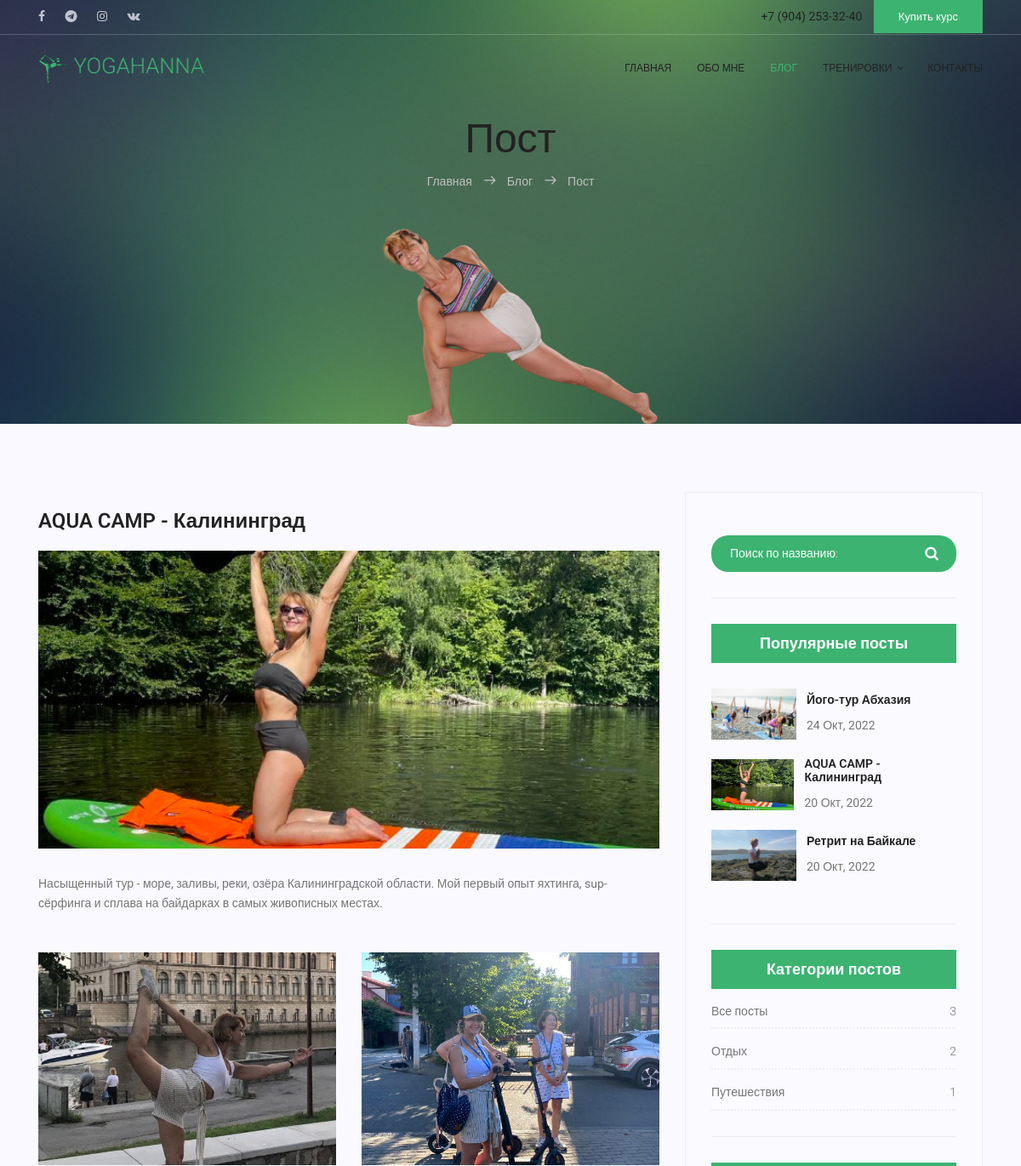
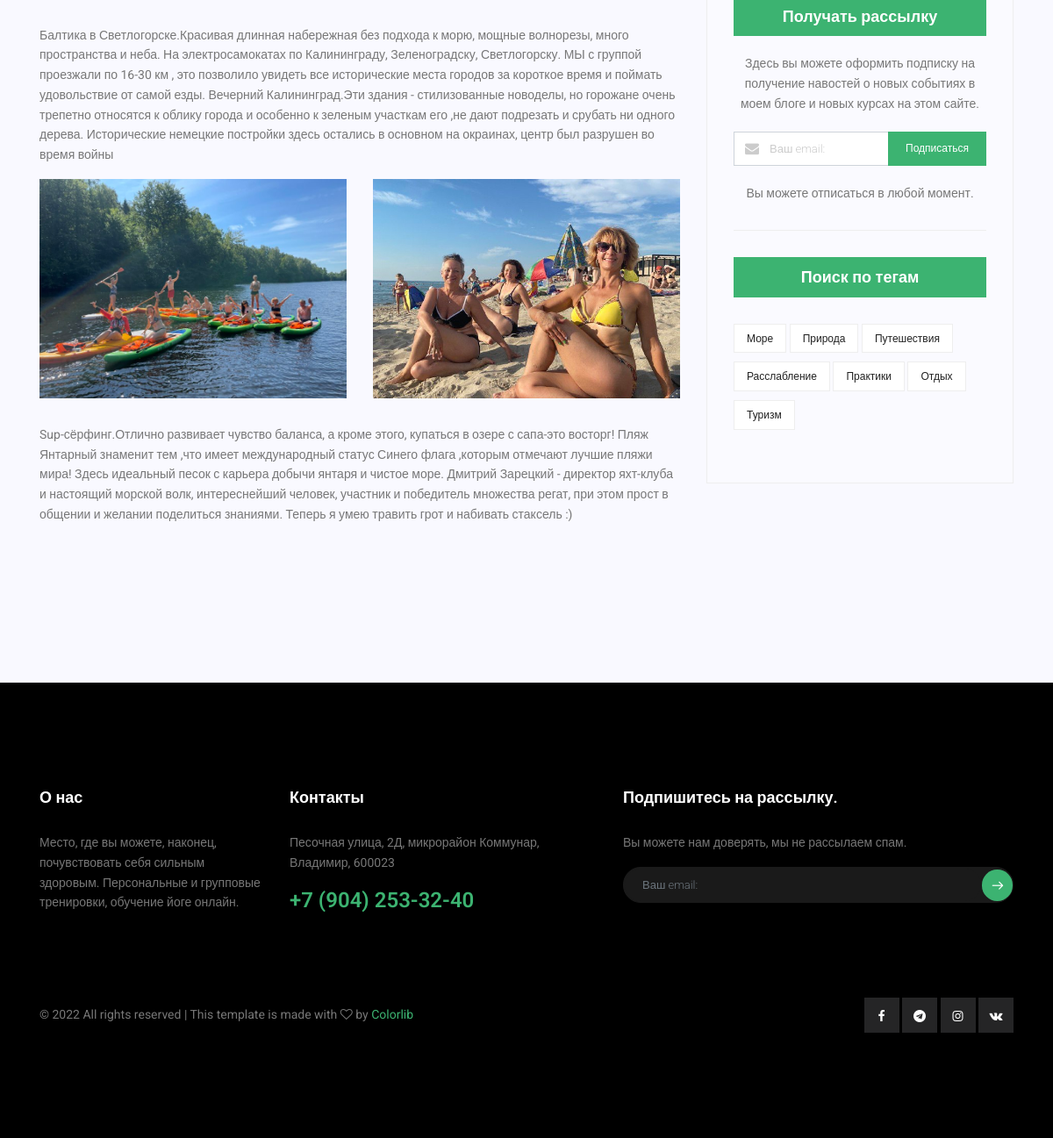
Page /blog/1/ on the committed database (2 pictures, top to bottom).
### mainapp/models.py (models this page shows)
class Posts(models.Model):
    headers = models.CharField(verbose_name='заголовок', max_length=128, unique=True)
    short_description = models.CharField(verbose_name='короткое описание', max_length=254)
    description_1 = models.TextField(verbose_name='описание - первая половина', blank=True, max_length=2000)
    description_2 = models.TextField(verbose_name='описание - вторая половина', blank=True, max_length=2000)
    add_datetime = models.DateTimeField(auto_now_add=True, verbose_name='Время публикации поста')
    category = models.CharField(verbose_name='Категория', max_length=64)
    is_active = models.BooleanField(verbose_name='активна', db_index=True, default=True)
    image = models.ImageField(upload_to='main_foto')
    extra_img_1 = models.ImageField(upload_to='extra_foto', blank=True)
    extra_img_2 = models.ImageField(upload_to='extra_foto', blank=True)
    extra_img_3 = models.ImageField(upload_to='extra_foto', blank=True)
    extra_img_4 = models.ImageField(upload_to='extra_foto', blank=True)
    tag_1 = models.CharField(verbose_name='тэг 1', blank=True, max_length=16)
    tag_2 = models.CharField(verbose_name='тэг 2', blank=True, max_length=16)
    tag_3 = models.CharField(verbose_name='тэг 3', blank=True, max_length=16)
    tag_4 = models.CharField(verbose_name='тэг 4', blank=True, max_length=16)
    tag_5 = models.CharField(verbose_name='тэг 5', blank=True, max_length=16)
    def __str__(self):
        return self.headers

### blogapp/views.py (the view)
# urls.py: path('<int:pk>/', BlogDetailView.as_view(), name='single'),
class BlogDetailView(TitleContextMixin, CategoryPopTagsContextMixin, DetailView):
    title = 'Блог | Пост - YogaHanna'
    template_name = 'blogapp/blog-single.html'
    model = Posts

### mainapp/forms.py
class FollowForm(forms.Form):
    email_address = forms.EmailField(max_length=150,
                                     widget=forms.TextInput(
                                         attrs={'class': 'form-control', 'placeholder': "Ваш email:"}), label='')

### blogapp/views.py (called while the page is built)
    def get_context_data(self, **kwargs):
        context = super(CategoryPopTagsContextMixin, self).get_context_data(**kwargs)
        context['pop_posts'] = Posts.objects.order_by('?')[:3]
        context['posts_tags_tuples'] = Posts.objects.values_list('tag_1', 'tag_2', 'tag_3', 'tag_4', 'tag_5')
        posts_tags = []
        for el in context['posts_tags_tuples']:
            for tag in el:
                if tag:
                    posts_tags.append(tag)
        context['posts_tags'] = posts_tags
        posts_tags = random.sample(list(set(posts_tags)), 7)
        context['posts_tags'] = posts_tags
        context['posts_categories'] = Posts.objects.values('category').order_by('category').annotate(
            the_count=Count('category'))
        context['post_quantity'] = Posts.objects.all()
        return context

### mainapp/views.py (called while the page is built)
    def get_title(self):
        return getattr(self, 'title', '')

    def get_context_data(self, **kwargs):
        context = super(TitleContextMixin, self).get_context_data(**kwargs)
        context.update(
            title=self.get_title()
        )
        input_follow_form = FollowForm()
        context['input_follow_form'] = input_follow_form
        return context

### blogapp/templates/blogapp/blog-single.html
{% extends 'mainapp/base.html'%}
{%load static%}
{%block 'banner' %}
<section class="banner-area relative about-banner" id="home">
    <img class="cta-img img-fluid pb-35 banner-post" src="{% static 'img/resting.png' %}" alt="">
    <div class="overlay overlay-bg"></div>
    <div class="container">
        <div class="row d-flex align-items-center justify-content-center">
            <div class="about-content col-lg-12">
                <h1>
                    Пост
                </h1>
                <p class="link-nav">
                    <a href="{% url 'index' %}">Главная </a>
                    <span class="lnr lnr-arrow-right grey"></span>
                    <a href="{% url 'blog:index' %}">Блог</a>
                    <span class="lnr lnr-arrow-right grey"></span>
                    <a href="{% url 'blog:single' object.id %}">Пост</a>
                </p>
            </div>
        </div>
    </div>
</section>
{% endblock %}
{%block 'content' %}
<section class="post-content-area single-post-area">
    <div class="container">
        <div class="row">
            <div class="col-lg-8 posts-list">
                <div class="single-post row">
                    <div class="col-lg-12">
                        <h3 class="mt-20 mb-20">{{object}}</h3>
                        <div class="feature-img mb-30">
                            <img class="img-fluid blog" src="/media/{{ object.image }}" alt="">
                        </div>
                    </div>
                    <div class="col-lg-12">
                        <p>
                            {{object.short_description}}
                        </p>
                    </div>
                    <div class="col-lg-12">
                        <div class="row mt-30 mb-30">
                            <div class="col-6">
                                <img class="img-fluid blog-extra" src="/media/{{ object.extra_img_1 }}" alt="">
                            </div>
                            <div class="col-6">
                                <img class="img-fluid blog-extra" src="/media/{{ object.extra_img_2 }}" alt="">
                            </div>
                            <div class="col-lg-12 mt-30">
                                <p>
                                    {{object.description_1}}
                                </p>
                            </div>
                            <div class="col-6">
                                <img class="img-fluid blog-extra" src="/media/{{ object.extra_img_3 }}" alt="">
                            </div>
                            <div class="col-6">
                                <img class="img-fluid blog-extra" src="/media/{{ object.extra_img_4 }}" alt="">
                            </div>
                            <div class="col-lg-12 mt-30">
                                <p class="excert">
                                    {{object.description_2}}
                                </p>
                            </div>
                        </div>
                    </div>
                </div>
            </div>
               {% include 'mainapp/include/side_block.html'%}
        </div>
    </div>
</section>
{% endblock %}

### mainapp/templates/mainapp/include/side_block.html (shortened to what this page needs)
{%load static%}
<div class="col-lg-4 sidebar-widgets">
    <div class="widget-wrap">
        <div class="single-sidebar-widget search-widget">
            <form class="search-form" action="{% url 'blog:name' %}" method="GET">
                <input placeholder="Поиск по названию:" name="posts_title" type="text"
                       onfocus="this.placeholder = ''" onblur="this.placeholder = 'Поиск по названию:'">
                <button type="submit"><i class="fa fa-search"></i></button>
            </form>
        </div>
        <div class="single-sidebar-widget popular-post-widget">
            <h4 class="popular-title">Популярные посты</h4>
            <div class="popular-post-list">
                {% for post in pop_posts %}
                <div class="single-post-list d-flex flex-row align-items-center">
                    <div class="thumb">
                        <img class="img-fluid side-block" src="/media/{{ post.image }}" alt="">
                    </div>
                    <div class="details">
                        <a href="{% url 'blog:single' post.id %}"><h6>{{ post }}</h6></a>
                        <p>{{ post.add_datetime|date:"d M, Y" }}</p>
                    </div>
                </div>
                {% endfor %}
            </div>
        </div>
        <div class="single-sidebar-widget post-category-widget">
            <h4 class="category-title">Категории постов</h4>
            <ul class="cat-list">
                <li>
                    <a href="{% url 'blog:index' %}" class="d-flex justify-content-between">
                        <p>Все посты</p>
                        <p>{{ post_quantity |length }}</p>
                    </a>
                </li>
                {% for post in posts_categories%}
                <li>
                    <a href="{% url 'blog:category' post.category %}" class="d-flex justify-content-between">
                        <p>{{ post.category }}</p>
                        <p>{{ post.the_count }}</p>
                    </a>
                </li>
                {% endfor %}
            </ul>
        </div>
        <div class="single-sidebar-widget newsletter-widget">
            <h4 class="newsletter-title">Получать рассылку</h4>
            <p>
                Здесь вы можете оформить подписку на получение навостей о новых событиях в моем блоге и
                новых курсах на этом сайте.
            </p>
            <form class="navbar-form" action="/email/follow/" method="post">
                <div class="form-group d-flex flex-row">
                    <div class="col-autos">
                        <div class="input-group">
                            <div class="input-group-prepend">
                                <div class="input-group-text">
                                    <i class="fa fa-envelope" aria-hidden="true"></i>
                                </div>
                            </div>
                            {{ input_follow_form }}
                        </div>
                    </div>
                    <button class="bbtns" style="border-width: 0;">Подписаться</button>
                </div>
             </form>
            <p class="text-bottom">
                Вы можете отписаться в любой момент.
            </p>
        </div>
        <div class="single-sidebar-widget tag-cloud-widget">
            <h4 class="tagcloud-title">Поиск по тегам</h4>
            <ul>
                {% for tag in posts_tags  %}
                    <li>
                        <a href="{% url 'blog:tag' tag %}">{{ tag }}</a>
                    </li>
                {% endfor %}
            </ul>
        </div>
    </div>
</div>

### rows in the picture
Posts: headers "AQUA CAMP - Калининград", image (picture), short_description "Насыщенный тур - море, заливы, реки, озёра Калининградской области. Мой первый опыт яхтинга, sup-сёрфинга и сплава на байдарках в самых живописных местах.", extra_img_1 (picture), extra_img_2 (picture), description_1 "Балтика в Светлогорске.Красивая длинная набережная без подхода к морю, мощные волнорезы, много пространства и неба. На электросамокатах по Калининграду, Зеленоградску, Светлогорску. МЫ с группой проезжали по 16-30 км , это позволило увидеть все исторические места городов за короткое время и поймать удовольствие от самой езды. Вечерний Калининград.Эти здания - стилизованные новоделы, но горожане очень трепетно относятся к облику города и особенно к зеленым участкам его ,не дают подрезать и срубать ни одного дерева. Исторические немецкие постройки здесь остались в основном на окраинах, центр был разрушен во время войны", extra_img_3 (picture), extra_img_4 (picture), description_2 "Sup-сёрфинг.Отлично развивает чувство баланса, а кроме этого, купаться в озере с сапа-это восторг! Пляж Янтарный знаменит тем ,что имеет международный статус Синего флага ,которым отмечают лучшие пляжи мира! Здесь идеальный песок с карьера добычи янтаря и чистое море. Дмитрий Зарецкий - директор яхт-клуба и настоящий морской волк, интереснейший человек, участник и победитель множества регат, при этом прост в общении и желании поделиться знаниями. Теперь я умею травить грот и набивать стаксель :)", add_datetime "20 Окт, 2022"
Posts: image (picture), headers "Його-тур Абхазия", add_datetime "24 Окт, 2022"
Posts: image (picture), headers "Ретрит на Байкале", add_datetime "20 Окт, 2022", category "Отдых", the_count "2"

### other values in the picture
{{ post_quantity |length }} "3"
{{ post.category }} "Путешествия"
{{ post.the_count }} "1"
{{ tag }} "Море" "Природа" "Путешествия" "Расслабление" "Практики" "Отдых" "Туризм"
